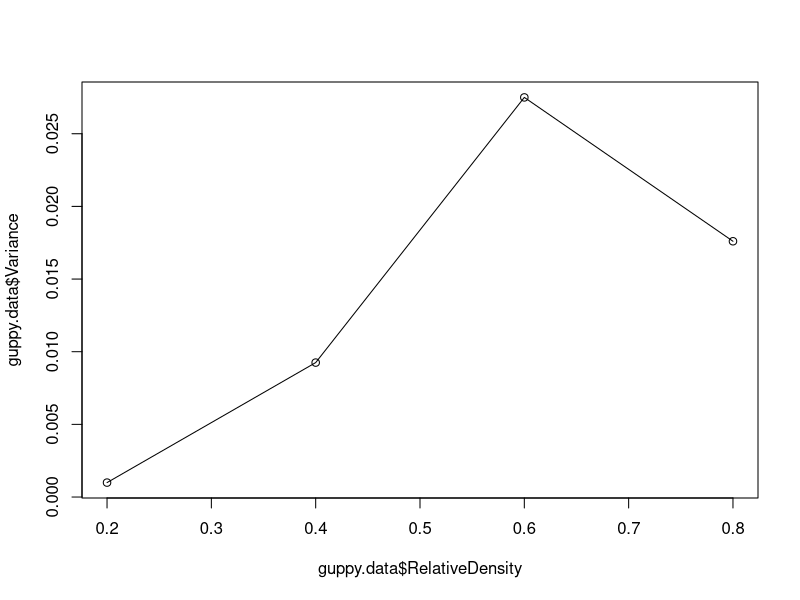
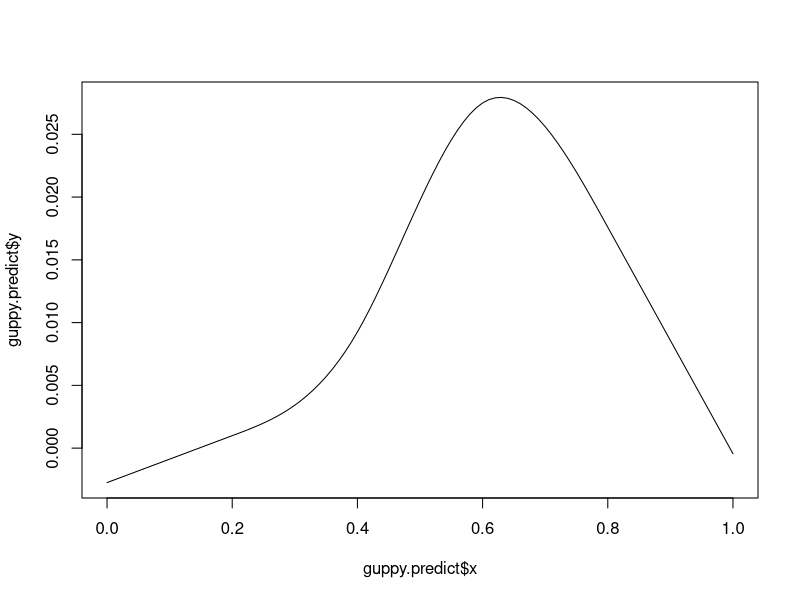
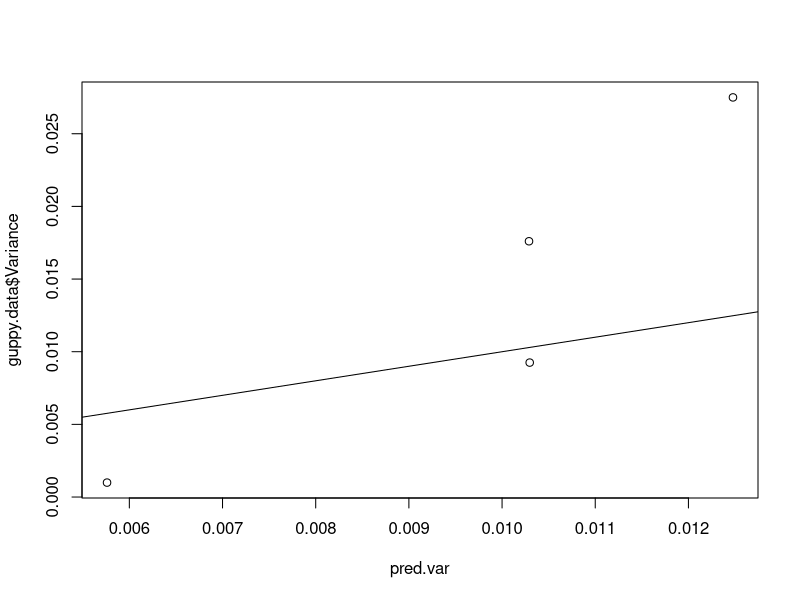

Recreate these plots in R, in order.
### extract data from Murdoch1975 Guppies

### set working directory

setwd('/media/kyle/KEC_External/Documents/Data/SwitchingAndIndVar/DataFromGraphs/')

### load packages

library(dplyr)

### load data

guppy.data <- read.csv('Murdoch1975Guppies.csv')

### relative preference is 0.38 from paper

### something weird happened with the first column name

colnames(guppy.data)[1] <- 'RelativeDensity'

### transform Standard Errors into variances -- (SE*sqrt(n))^2

guppy.data$Variance <- (guppy.data$StandardError/2 * sqrt(11))^2 

### fit spline to model maximum variance

guppy.spline <- smooth.spline(x = guppy.data$RelativeDensity, y = guppy.data$Variance, df = 4)

plot(x = guppy.data$RelativeDensity, y = guppy.data$Variance)
lines(x = guppy.spline$x, y = guppy.spline$y)

guppy.predict <- predict(guppy.spline, x = seq(0, 1, 0.01))

plot(guppy.predict$x, guppy.predict$y, type = 'l')

guppy.predict$x[which(guppy.predict$y == max(guppy.predict$y))]

### now we want to calculate the expected/predicted variance at each point

calcp <- function(rel.pref, rel.density) {
  rel.pref*rel.density/(rel.pref*rel.density + ((1 - rel.pref) * (1 - rel.density)))
}

est.p <- calcp(rel.pref = 0.38, rel.density = guppy.data$RelativeDensity)

### n is 20 because fish were observed for 20 feeding observations each

n <- 20

pred.var <- est.p*(1-est.p)/n

plot(x = pred.var, y = guppy.data$Variance)
abline(a = 0, b = 1)

### get confidence intervals for estimates of variance

GenCI <- function(p.vec, n.samples, n.events, n.sim) {
  
  quant.data <- matrix(nrow = length(p.vec), ncol = 3)
  
  for(j in 1:length(p.vec)){
    mat <- matrix(nrow = n.sim, ncol = n.samples)
    for(i in 1:n.sim){
      mat[i,] <- rbinom(n = n.samples, size = n.events, prob = p.vec[j])
    }
    prop.mat <- mat/n.events
    var.vec <- apply(prop.mat, 1, var)
    quant.data[j, ] <- c(p.vec[j], quantile(var.vec, probs = c(0.025, 0.975)))
  }
  quant.data
}

GenCI(p.vec = est.p, n.samples = 11, n.events = 20, n.sim = 10000)




